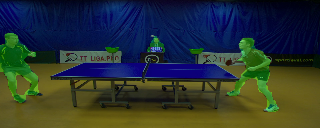
#> input picture segmentation_train/overlay.png, 320 x 128 px
$ python -i scene_classifier.py   (imports and definitions only)
#> lines starting #> are read from the running program, lines starting #| are printed output that depends on the picture
#> further down, picture is the input picture: shape (128, 320, 3); mean B, G, R 50.5, 52.9, 43.1
"""
Scene classifier for broadcast streams.
Detects hard cuts and classifies frames as gameplay vs non-gameplay
using frame differencing + table color heuristics (no segmentation model needed).
"""

import cv2
import numpy as np

# States
GAMEPLAY = "gameplay"
CUT_DETECTED = "cut_detected"
NON_GAMEPLAY = "non_gameplay"

# HSV ranges for common ITTF table colors
TABLE_COLOR_PRESETS = {
    "blue": {
        "lower": np.array([100, 50, 50]),
        "upper": np.array([130, 255, 255]),
    },
    "green": {
        "lower": np.array([35, 50, 50]),
        "upper": np.array([85, 255, 255]),
    },
}

# Resolution for frame diff computation
DIFF_SIZE = (320, 180)

# Threshold for mean absolute frame difference to detect a hard cut
CUT_THRESHOLD = 30.0

# Minimum fraction of center region with table color to count as gameplay
MIN_TABLE_FRACTION = 0.04

# How often to poll for gameplay return during NON_GAMEPLAY state (in frames)
POLL_INTERVAL = 15


class SceneClassifier:
    """
    Classifies broadcast frames as gameplay or non-gameplay.

    Usage:
        classifier = SceneClassifier(table_color="blue")
        for frame in frames:
            classifier.update(frame)
            if classifier.state == GAMEPLAY:
                # process frame
            elif classifier.is_cut:
                # reset tracker state
    """

    def __init__(self, table_color="blue"):
        self.table_color = table_color
        self.color_preset = TABLE_COLOR_PRESETS.get(table_color, TABLE_COLOR_PRESETS["blue"])
        self.state = GAMEPLAY
        self.prev_gray = None
        self.frames_in_state = 0
        self.is_cut = False  # True on the first frame after a cut is detected

    def _frame_diff(self, gray):
        """Compute mean absolute difference between current and previous frame."""
        if self.prev_gray is None:
            return 0.0
        return float(np.mean(cv2.absdiff(self.prev_gray, gray)))

    def _has_table_color(self, frame):
        """Check if center region of frame contains enough table color."""
        h, w = frame.shape[:2]
        y1, y2 = h // 4, 3 * h // 4
        x1, x2 = w // 4, 3 * w // 4
        center = frame[y1:y2, x1:x2]

        hsv = cv2.cvtColor(center, cv2.COLOR_BGR2HSV)
        mask = cv2.inRange(hsv, self.color_preset["lower"], self.color_preset["upper"])
        fraction = np.count_nonzero(mask) / mask.size
        return fraction >= MIN_TABLE_FRACTION

    def update(self, frame):
        """
        Update state based on the current frame.

        Returns the current state (GAMEPLAY, CUT_DETECTED, or NON_GAMEPLAY).
        Also sets self.is_cut = True on the frame where a cut transitions to GAMEPLAY.
        """
        small = cv2.resize(frame, DIFF_SIZE, interpolation=cv2.INTER_LINEAR)
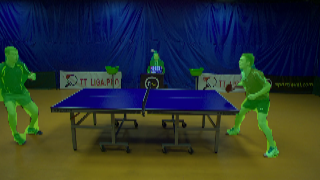
#> small: shape (180, 320, 3); mean B, G, R 50.4, 52.8, 43
        gray = cv2.cvtColor(small, cv2.COLOR_BGR2GRAY)
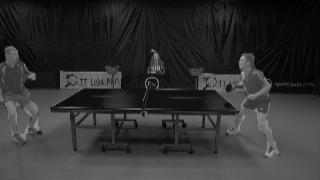
#> gray: shape (180, 320); min 1, max 168, mean 49.6

        diff = self._frame_diff(gray)
#> diff = 0
        self.prev_gray = gray
        self.is_cut = False
        self.frames_in_state += 1

        if self.state == GAMEPLAY:
            if diff > CUT_THRESHOLD:
                self.state = CUT_DETECTED
                self.frames_in_state = 0

        elif self.state == CUT_DETECTED:
            # Check if we're back to gameplay
            if self._has_table_color(frame):
                self.state = GAMEPLAY
                self.frames_in_state = 0
                self.is_cut = True  # signal to reset tracker
            else:
                self.state = NON_GAMEPLAY
                self.frames_in_state = 0

        elif self.state == NON_GAMEPLAY:
            # Poll periodically to check if gameplay resumed
            if self.frames_in_state % POLL_INTERVAL == 0:
                if self._has_table_color(frame):
                    self.state = GAMEPLAY
                    self.frames_in_state = 0
                    self.is_cut = True

        return self.state

    @property
    def should_process(self):
        """True if the current frame should be processed by the tracking pipeline."""
        return self.state == GAMEPLAY

>>> import cv2
>>> picture = cv2.imread('../segmentation_train/overlay.png')
>>> result = SceneClassifier().update(picture)
#> result = 'gameplay'
